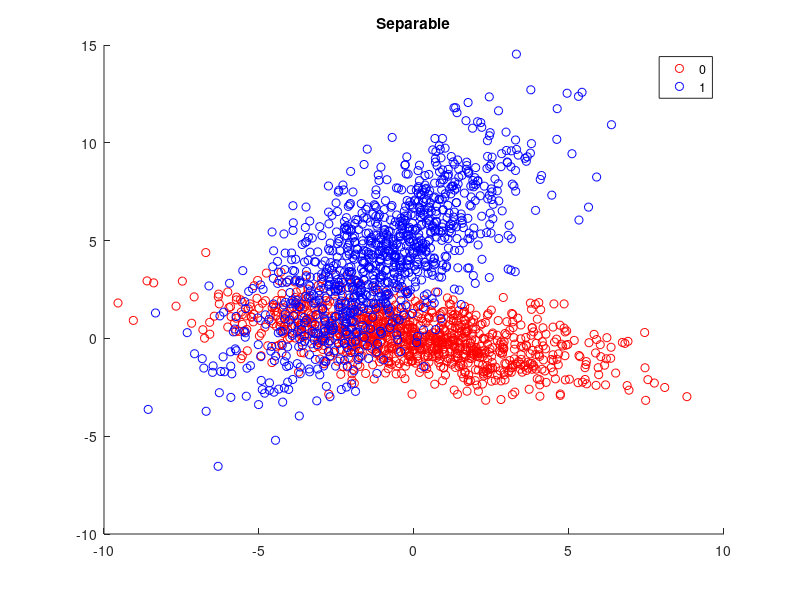

Write MATLAB code to recreate this figure. (Note: this script raises an error after producing the figure.)
%% Remove stupid warning message

warning('off','MATLAB:colon:nonIntegerIndex');

%% Clean stuff up
close all
clc
%% DATA

rng(1) % for reproducibility
shuffle = randperm(2000);


%% Clearly not the best hyperplane
% theta1 = 45; %angle to rotate by
% theta2 = 15;
% 
% Xa = (randn(1000,2)*3 + 10) * [2 1; 1 2] * [cos(theta1) -sin(theta1); sin(theta1) cos(theta1)];
% Xb = (randn(1000,2)*3) * [2 1; 1 3] * [cos(theta2) -sin(theta2); sin(theta2) cos(theta2)] + 0;

%% This works pretty well
% 
% theta1 = 45; %angle to rotate by
% theta2 = 90;
% 
% Xa = (randn(1000,2)) * [2 1; 1 2] * [cos(theta1) -sin(theta1); sin(theta1) cos(theta1)];
% Xb = (randn(1000,2)) * [2 1; 1 3] * [cos(theta2) -sin(theta2); sin(theta2) cos(theta2)] + 10;

%% The LDA is so bad! Surprising, really.
% 
theta1 = 45; %angle to rotate by
theta2 = 0;

Xa = (randn(1000,2)) * [2 1; 1 2] * [cos(theta1) -sin(theta1); sin(theta1) cos(theta1)];
Xb = (randn(1000,2)) * [2 1; 1 3] * [cos(theta2) -sin(theta2); sin(theta2) cos(theta2)] + 4;
Xb(:,1) = Xb(:,1)-5;

%% Now for something a little more tricky - In this case, the QDA fails, but LDA is standing strong
% 
% theta1 = 0;
% theta2 = 180;
% 
% Xa = randn(1000,2) * [1.5 1; 1 1.5]  * [cos(theta1) -sin(theta1); sin(theta1) cos(theta1)];
% Xb1 = randn(1000,1);
% Xb2 = .3*Xb1.^2 + randn(1000,1)*.2;
% Xb = [Xb1, Xb2];
% Xb = Xb * [cos(theta2) -sin(theta2); sin(theta2) cos(theta2)];
% Xb(:,1) = Xb(:,1)+3;
% Xb(:,2) = Xb(:,2)+3;
% 
% n1 = 4;
% n2 = 1;

%% and something even more tricky
% theta1 = 0;
% theta2 = 90;
% 
% Xa1 = randn(1000,1)*.5;
% Xa2 = .2*Xa1.^5 - .2*Xa1.^3 + .1*Xa1.^2 + - .4*Xa1 + rand(1000,1)*.5;
% Xa = [Xa1, Xa2];
% Xa = Xa * [cos(theta1) -sin(theta1); sin(theta1) cos(theta1)];
% 
% Xb1 = randn(1000,1);
% Xb2 = -.2*Xb1.^3 + .3*Xb1.^2 + randn(1000,1)*.2;
% Xb = [Xb1, Xb2];
% Xb = Xb * [cos(theta2) -sin(theta2); sin(theta2) cos(theta2)];
% Xb(:,1) = Xb(:,1);
% Xb(:,2) = Xb(:,2)+1;
% 
% n1 = 2;
% n2 = 1;

%% Do the rest

X = [Xa; Xb]; % combine into single dataset
Y = [zeros(1000,1);ones(1000,1)]; % set labels

X = X(shuffle,:); % shuffle
Y = Y(shuffle,:);

figure()

gscatter(X(:,1),X(:,2),Y,'rb')
title('Separable')

C = .1;
N = [10, 15, 20, 25];

test.X = X(1:length(X)*.1, :); % leave 10% aside for test set
test.Y = Y(1:length(Y)*.1, :);
validX = X((length(Y)*.1+1):end,:);
validY = Y((length(Y)*.1+1):end,:);

len = length(validX);

fld_pc = zeros(length(N),1);
qda_pc = zeros(length(N),1);
mqda_pc = zeros(length(N),1);

all_lda_params = [];
all_qda_params = [];
all_mqda_params = [];
for i = 1:length(N)
    
    sX = validX(1:N(i),:);
    sY = validY(1:N(i),:);

    lda_params = TrainFLDA(sX,sY);
    qda_params = TrainQDA(sX,sY);
    
    try
        mqda_params = TrainMQDA(sX,sY, n1, n2);
    catch
        disp(['Could not compute MQDA with ' num2str(n1) ' and ' num2str(n2) ' gaussians'])
        disp('Reverting to QDA')
        n1 = 1;
        n2 = 1;
        mqda_params = TrainMQDA(sX,sY,n1,n2);
    end
    
    all_lda_params = [all_lda_params, lda_params];
    all_qda_params = [all_qda_params, qda_params];
    all_mqda_params = [all_mqda_params; mqda_params];
    
    lda_p = TestFLDA(lda_params, test.X, [1,0]);
    qda_p = TestQDA(qda_params, test.X, [1,0]);
    mqda_p = TestMQDA(mqda_params, test.X, [1,0]);
    
    % calculate percent correct
    fld_pc(i) = sum(abs(lda_p - test.Y)) / length(lda_p); 
    qda_pc(i) = sum(abs(qda_p - test.Y)) / length(qda_p);
    mqda_pc(i) = sum(abs(mqda_p - test.Y)) / length(mqda_p);
end

figure
plot((N),[fld_pc'; qda_pc'; mqda_pc'])
legend('lda', 'qda', 'mqda')
title('Error rate per number of training samples')
xlabel('number of samples')
ylabel('error rate')

disp('==> visualizing')
VisualizeFLDA(all_lda_params,test.X,test.Y);
VisualizeQDA(all_qda_params,test.X,test.Y);
% VisualizeMQDA(all_mqda_params,test.X,test.Y);


% VisualizeFLDA(all_lda_params,X,Y);
% VisualizeQDA(all_qda_params,X,Y);

% VisualizeFLDA(all_lda_params,sX,sY);
% VisualizeQDA(all_qda_params,sX,sY);